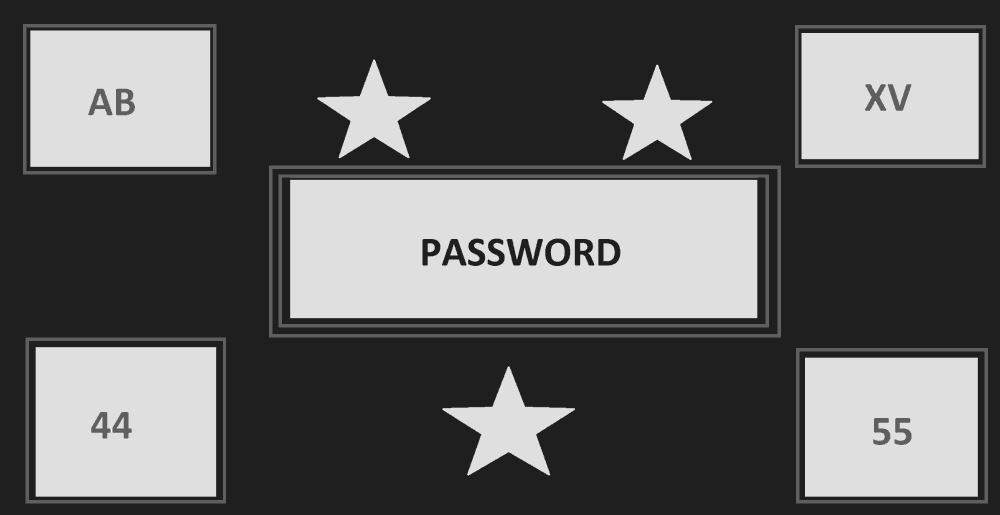
%> input picture CNG466/Assignment1/Image1.png, 1000 x 515 px, shrunk from 2303 x 1185 before the run
$ octave Q1_2453025.m   (GNU Octave 9; MATLAB toolbox functions it lacks are replaced by stand-ins)
%> lines starting %> are read from the running program, lines starting %| are printed output that depends on the picture
% I read the image in the current directory
A = imread('Image1.png');
%> A is the input picture: size 515x1000 uint8; min 0, max 8, mean 3.07

% I created a figure by using subplot to show
% the original image and the histogram in the same figure
figure, subplot(1,2,1), imshow(A); title('Original Image');
subplot(1,2,2), imhist(A); title('Histogram of Image1');
%> after `title('Histogram of Image1')`:
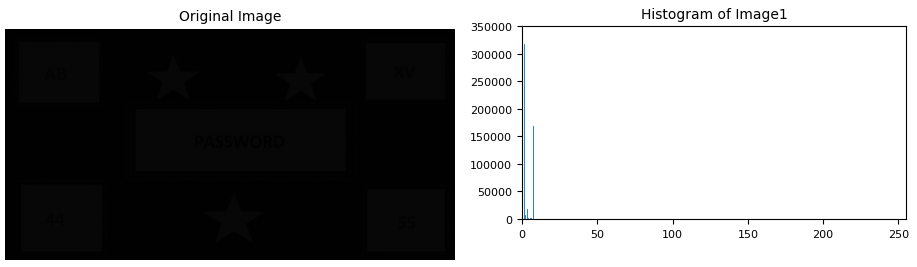
%> figure redrawn from the program's plot data, 2 panels

% I used histeq function to enhance the image.
% Because the image is quite dark, the enhancement is visible enough.
Image1Output = histeq(A);
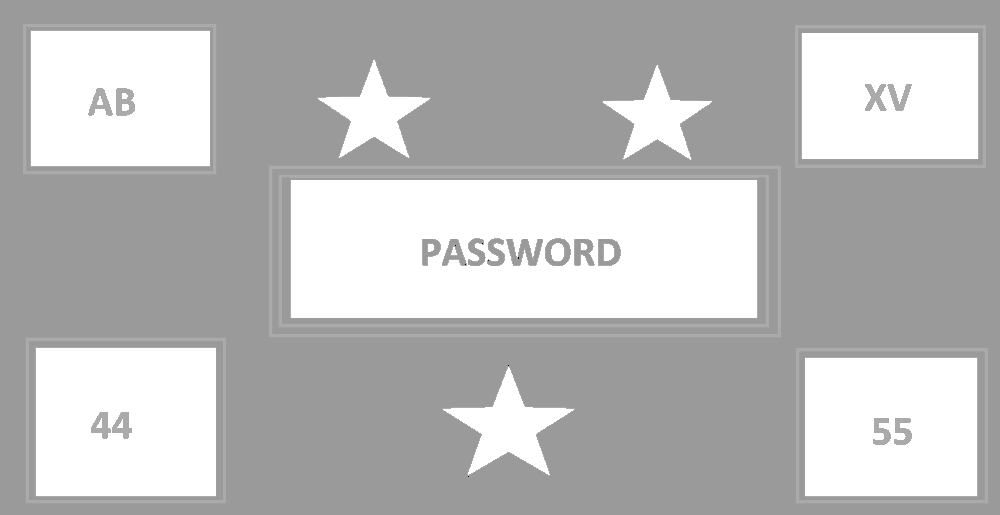
%> Image1Output: size 515x1000 uint8; min 0, max 255, mean 187.7

% I saved the image in the current directory bu using imwrite function
imwrite(Image1Output, 'Image1Output.png');

% I displayed the enhanced image and the histogram by using subplot
figure, subplot(1,2,1), imshow(Image1Output); title('Image1Output');
subplot(1,2,2), imhist(Image1Output); title('Histogram of Image1Output');
%> after `title('Histogram of Image1Output')`:
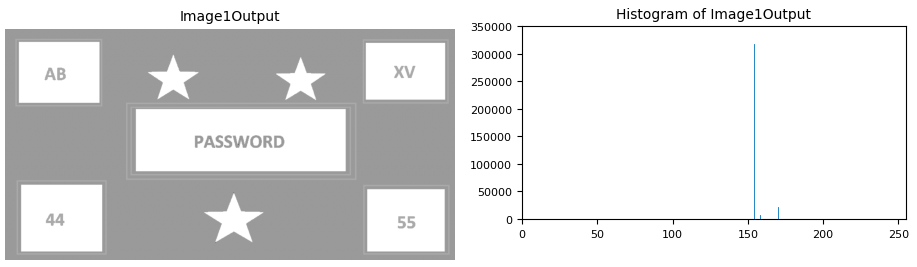
%> figure redrawn from the program's plot data, 2 panels

$ run again, with CNG466/Assignment1/Image2.png copied over CNG466/Assignment1/Image1.png
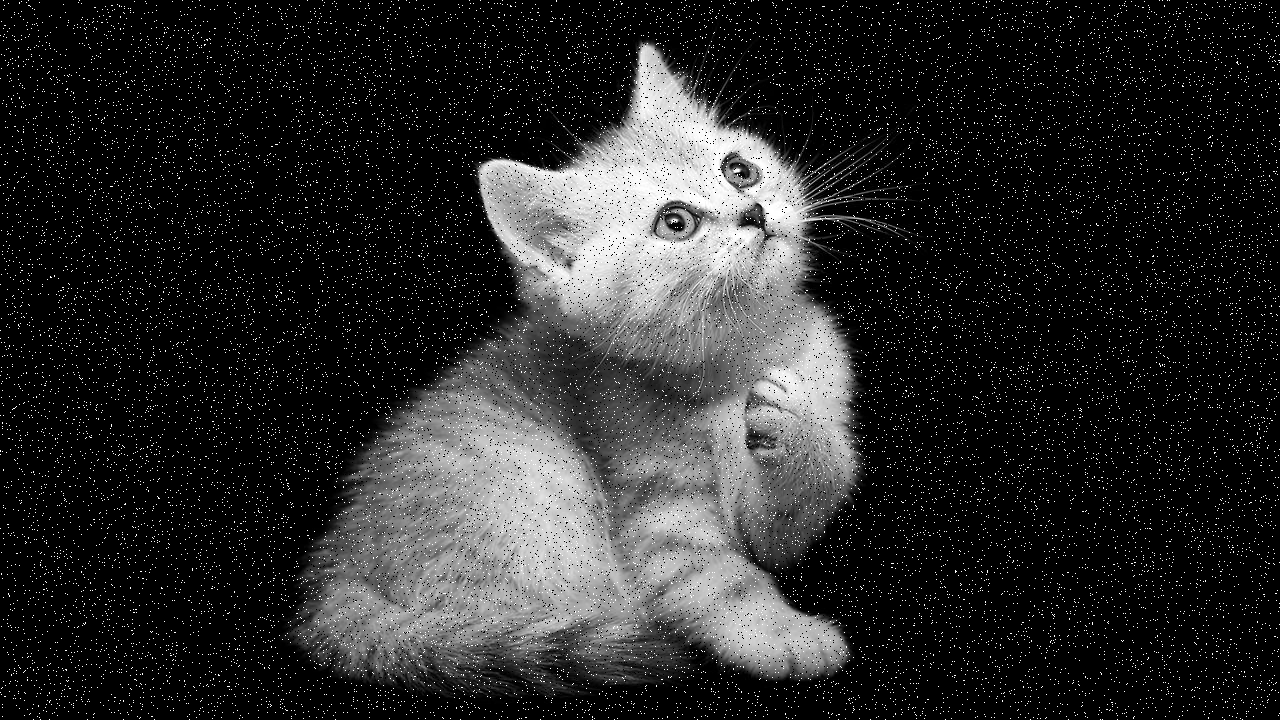
%> input picture CNG466/Assignment1/Image2.png, 1280 x 720 px
%> A is the input picture: size 720x1280 uint8; min 0, max 255, mean 40.4
%> `Image1Output = histeq(A);`:
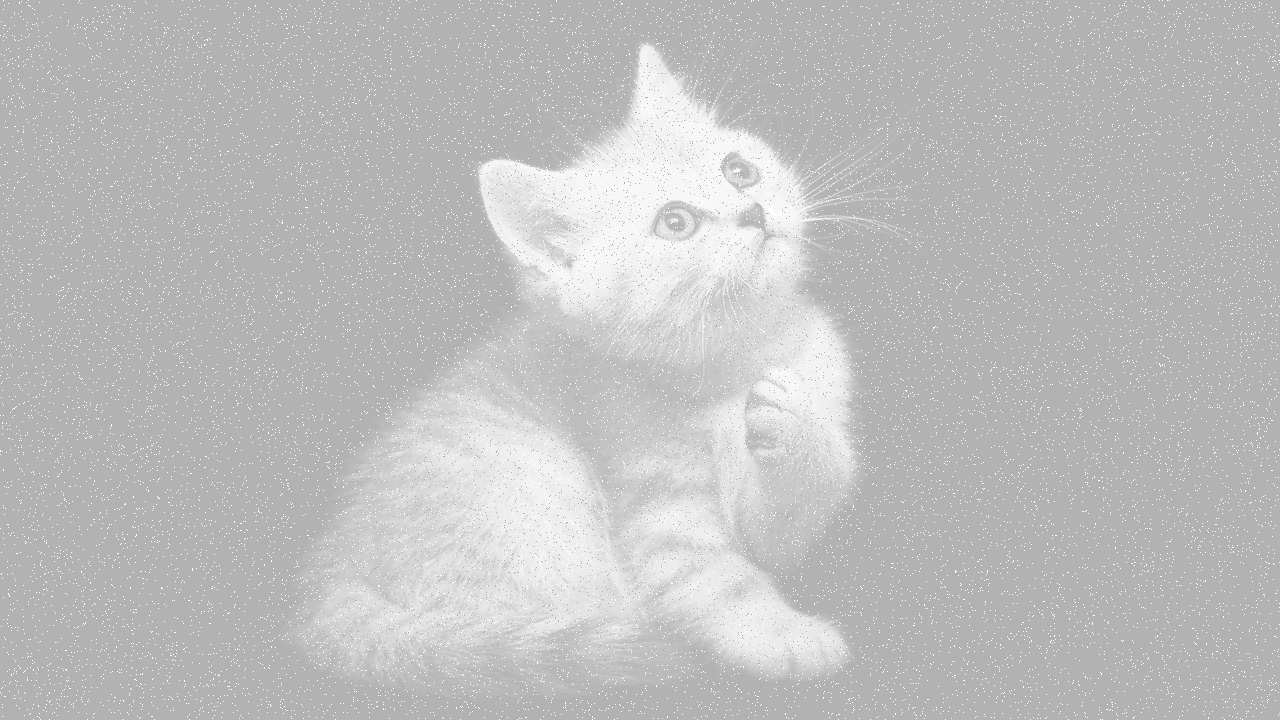
%> Image1Output: size 720x1280 uint8; min 178, max 255, mean 189.6
%> `title('Histogram of Image1Output')`:
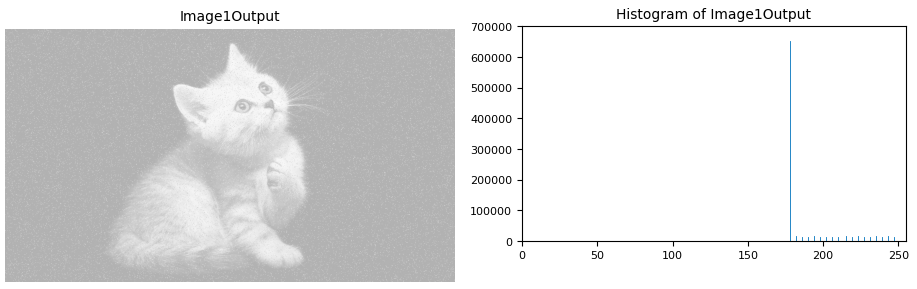
%> figure redrawn from the program's plot data, 2 panels

$ run again, with CNG466/Assignment1/Image3.png copied over CNG466/Assignment1/Image1.png
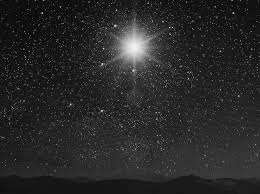
%> input picture CNG466/Assignment1/Image3.png, 260 x 194 px
%> A is the input picture: size 194x260 uint8; min 4, max 244, mean 40
%> `Image1Output = histeq(A);`:
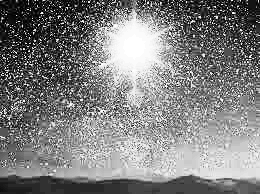
%> Image1Output: size 194x260 uint8; min 0, max 255, mean 127.8
%> `title('Histogram of Image1Output')`:
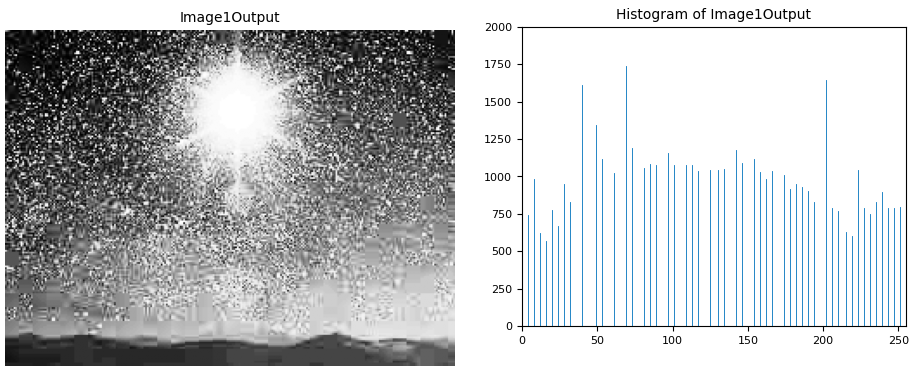
%> figure redrawn from the program's plot data, 2 panels
